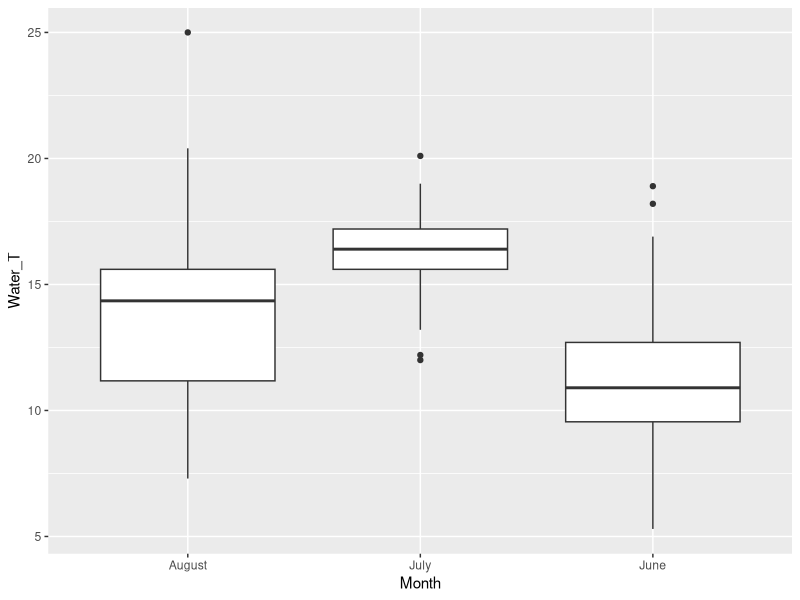
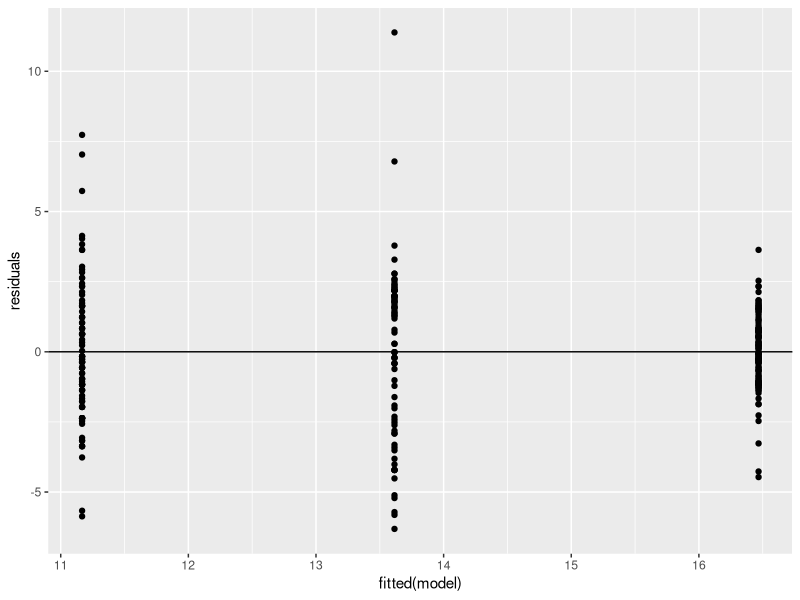
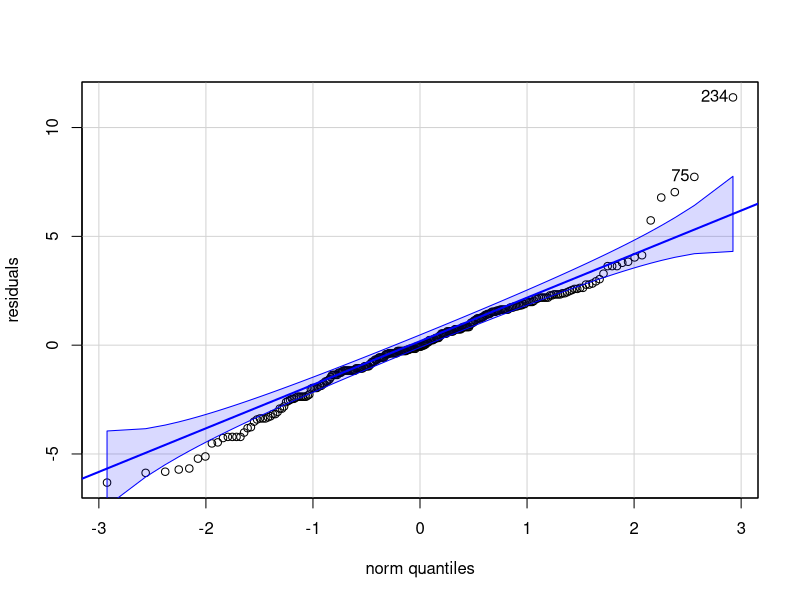
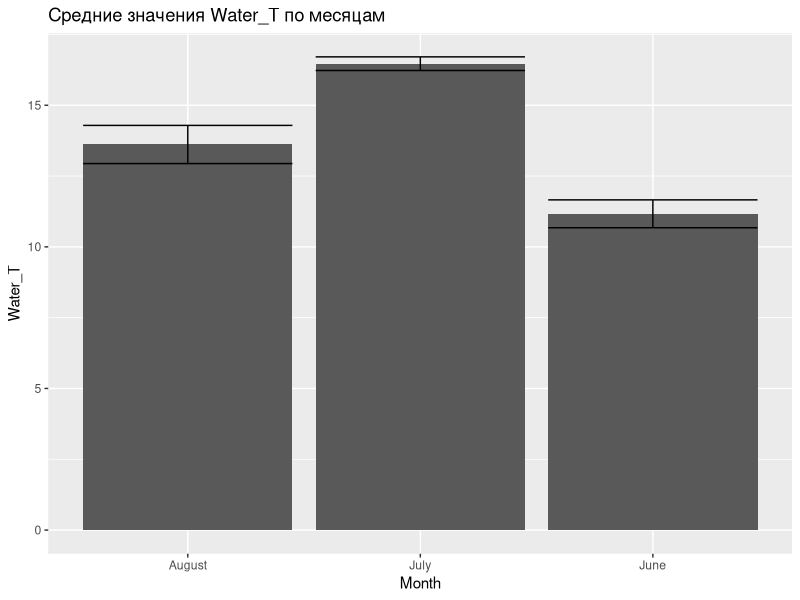
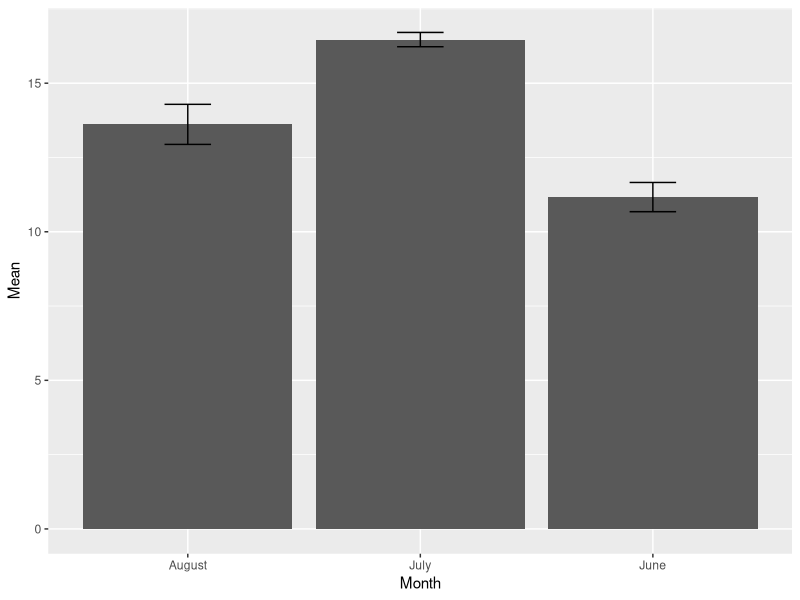

Here is the R script that generated these plots, in order:
## ---- chunk 1
library(knitr)

opts_chunk$set(echo = FALSE, message = FALSE, warning = FALSE)

## ---- chunk 2
# Загрузка необходимых пакетов
library(readxl)
library(dplyr)
library(tidyr)
library(ggplot2)
library(multcomp)
library(car)
## ---- chunk 3

# Загрузка данных из файла Excel
data <- read_excel("data/hydrology_2022.xls", na = 'NA')

data <-
data %>% 
  filter(!is.na(Water_T))
## ---- chunk 4
ggplot(data, aes(x = Month, y = Water_T)) +
  geom_boxplot()
## ---- chunk 5
# Проведение дисперсионного анализа
model <- aov(Water_T ~ Month, data = data)
anova_result <- summary(model)
## ---- chunk 6
# Проверка условий применимости ANOVA
residuals <- residuals(model)

qplot(x = fitted(model), y  = residuals) +
  geom_hline(yintercept = 0)
## ---- chunk 7
qqPlot(residuals)
## ---- chunk 8
anova_result
## ---- chunk 9
tukey_result <- TukeyHSD(model)
tukey_result
## ---- chunk 10
ggplot(data, aes(x=Month, y=Water_T, group = Month)) + 
  geom_bar(stat = "summary", fun= "mean", na.rm=TRUE) + 
  labs(title= "Средние значения Water_T по месяцам") +
  stat_summary(geom = 'errorbar', fun.data = mean_cl_normal)
## ---- chunk 11

data %>% 
  group_by(Month) %>% 
  summarise(Mean = mean(Water_T), 
            n = n(),
            sd = sd(Water_T),
            SE = sd/sqrt(n),
            t = qt(0.975, df = n-1), 
            CI_low = Mean - t * SE, 
            CI_up = Mean + t * SE) %>% 
  ggplot(aes(x = Month, y = Mean)) +
  geom_col() + 
  geom_errorbar(aes(ymin = CI_low, ymax = CI_up), width = 0.2)
